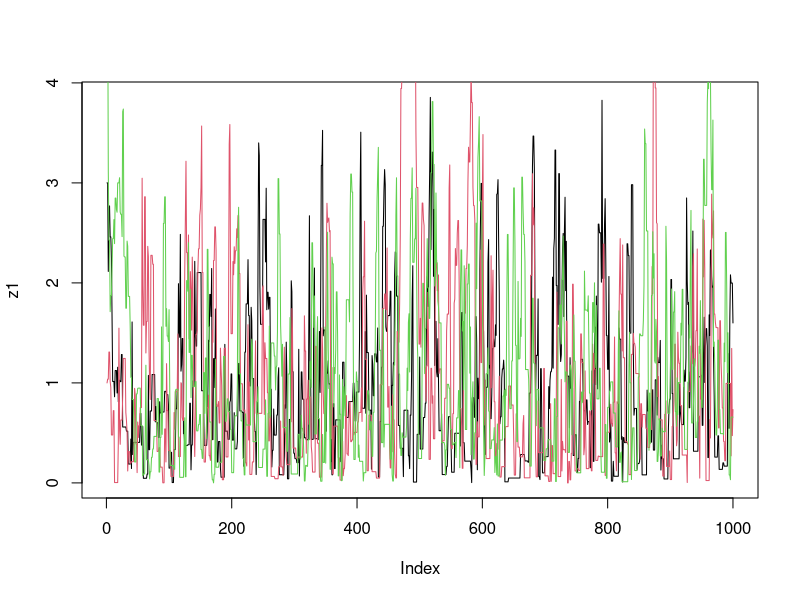
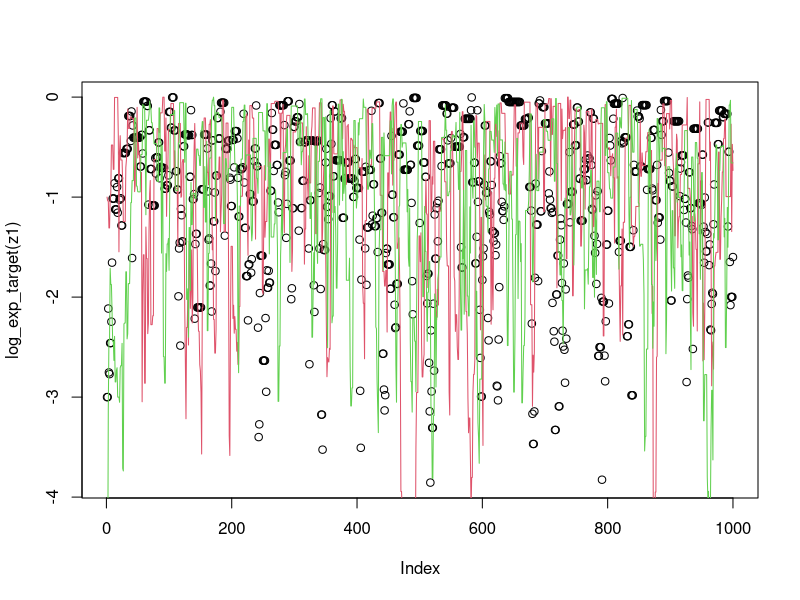
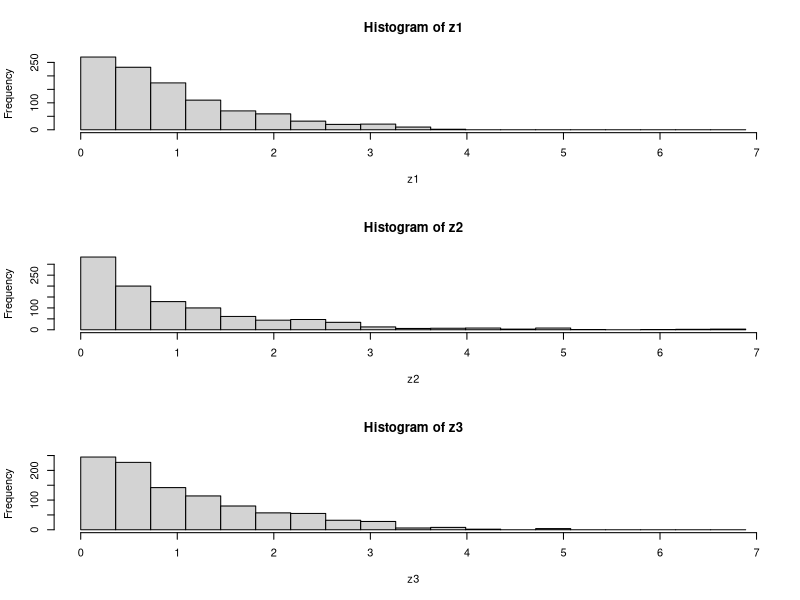
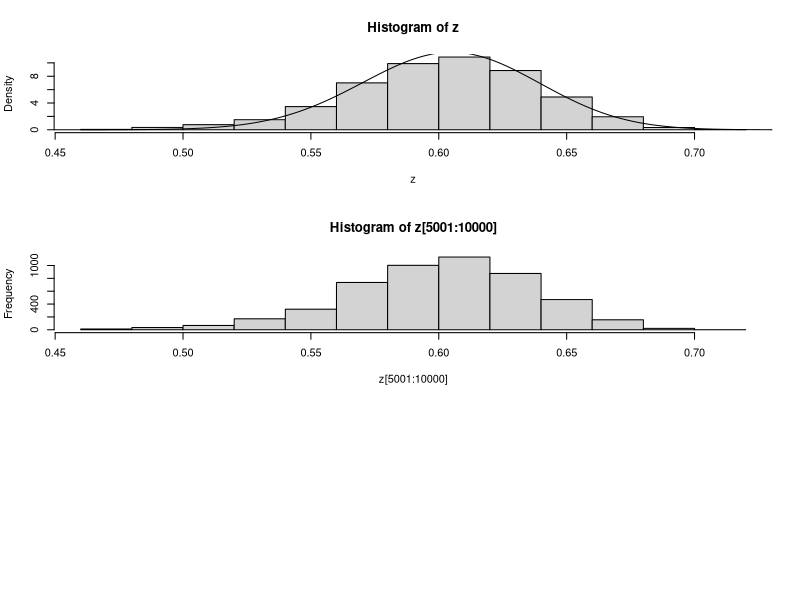

These figures' R source, in order:
## ---- chunk 1
knitr::opts_chunk$set(comment = "#",collapse = TRUE,fig.align = "center")
## ---- chunk 2
log_exp_target = function(x){
  return(dexp(x,rate=1, log=TRUE))
}
## ---- chunk 3
easyMCMC = function(log_target, niter, startval, proposalsd){
  x = rep(0,niter)
  x[1] = startval     
  for(i in 2:niter){
    currentx = x[i-1]
    proposedx = rnorm(1,mean=currentx,sd=proposalsd) 
    A = exp(log_target(proposedx) - log_target(currentx))
    if(runif(1)<A){
      x[i] = proposedx
    } else {
      x[i] = currentx
    }
  }
  return(x)
}
## ---- chunk 4
z1=easyMCMC(log_exp_target, 1000,3,1)
z2=easyMCMC(log_exp_target, 1000,1,1)
z3=easyMCMC(log_exp_target, 1000,5,1)
plot(z1,type="l")
lines(z2,col=2)
lines(z3,col=3)
plot(log_exp_target(z1))
lines(log_exp_target(z2),col=2)
lines(log_exp_target(z3),col=3)
par(mfcol=c(3,1))
maxz=max(c(z1,z2,z3))
hist(z1,breaks=seq(0,maxz,length=20))
hist(z2,breaks=seq(0,maxz,length=20))
hist(z3,breaks=seq(0,maxz,length=20))
## ---- chunk 5
log_target_bimodal = function(x){
  log(0.8* dnorm(x,-4,1) + 0.2 * dnorm(x, 4, 1)) 
}
## ---- chunk 6
log_prior = function(p){
  if((p<0) || (p>1)){  # || here means "or"
    return(-Inf)}
  else{
    return(0)}
}

log_likelihood_hwe = function(p, nAA, nAa, naa){
  return((2*nAA)*log(p)  + nAa * log (2*p*(1-p)) + (2*naa)*log(1-p))
}

psampler = function(nAA, nAa, naa, niter, pstartval, pproposalsd){
  p = rep(0,niter)
  p[1] = pstartval
  for(i in 2:niter){
    currentp = p[i-1]
    newp = currentp + rnorm(1,0,pproposalsd)
    A = exp(log_prior(newp) + log_likelihood_hwe(newp,nAA,nAa,naa) - log_prior(currentp) - log_likelihood_hwe(currentp,nAA,nAa,naa))
    if(runif(1)<A){
      p[i] = newp       # accept move with probabily min(1,A)
    } else {
      p[i] = currentp        # otherwise "reject" move, and stay where we are
    }
  }
  return(p)
}
## ---- chunk 7
z=psampler(50,21,29,10000,0.5,0.01)
## ---- chunk 8
x=seq(0,1,length=1000)
hist(z,prob=T)
lines(x,dbeta(x,122, 80))  # overlays beta density on histogram
## ---- chunk 9
hist(z[5001:10000])
